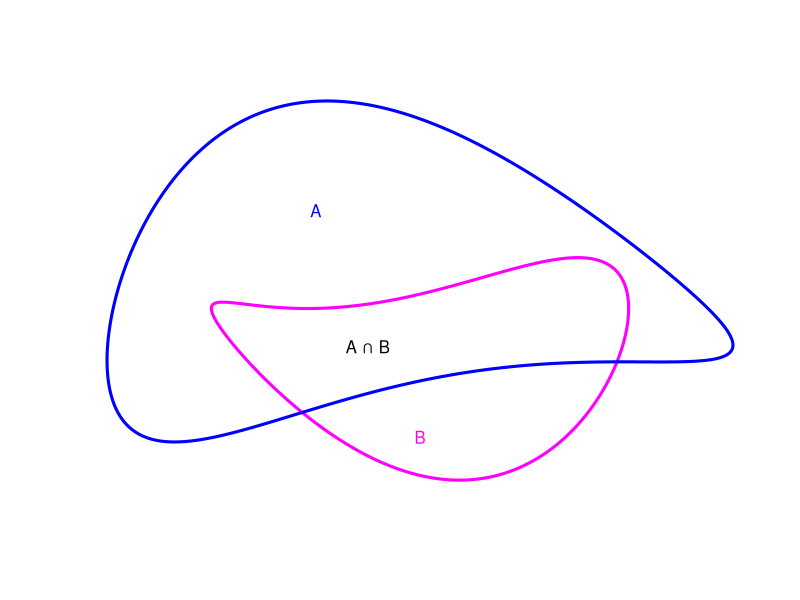

This chart was generated by the following R code:
print('file: C3-ProbVenn.R')
# generalized sum rule: Venn diagram
p=seq(0,7,0.01); x=cos(p); y=sin(p)+0.2*sin(2*p+0.8)
# A:
xb=-0.3+0.3*cos(p)
yb=-0.3+0.3*sin(p)+0.15*sin(2*p+4)+0.02*sin(3*p+1)
# subset C with overlap to B
xc=-0.3+0.2*cos(p)
yc=-0.4+0.2*sin(p)+0.1*sin(2*p+1)
# png('Venn170716.png',width=16,height=12,units='cm',res=300)
plot(xc,yc,type='l',lwd=3,col='magenta',xlab='',ylab='',las=1,cex=0.4,
     xlim=c(-0.6,0),ylim=c(-0.7,0.15),bty='n',col.axis='white',xaxt='n',yaxt='n')
lines(xb,yb,col='blue',lwd=3)
text(-0.3,-0.6,'B',col='magenta'); text(-0.4,-0.1,'A',col='blue')
text(-0.35,-0.4,'A \u2229 B',col='black')
# dev.off()
